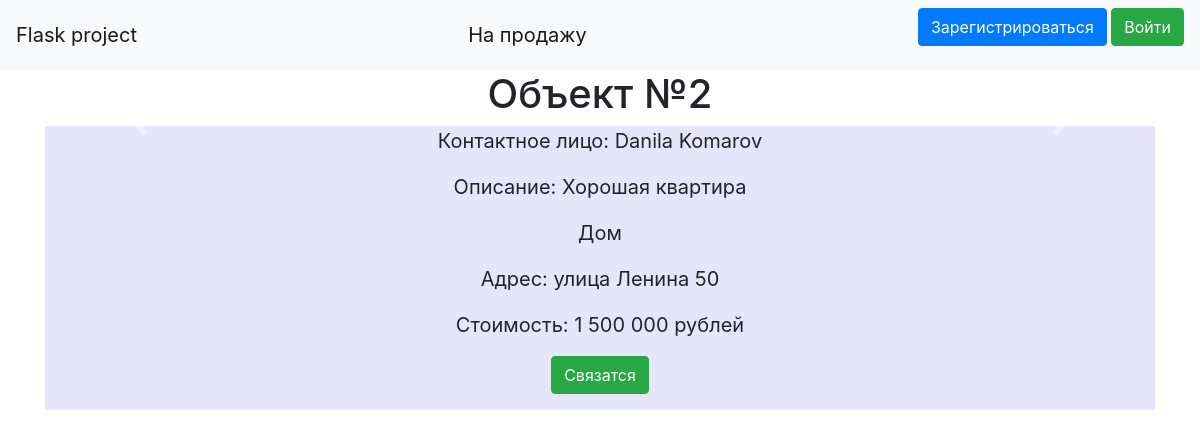
/realty/2, run on an earlier commit of the app's database.
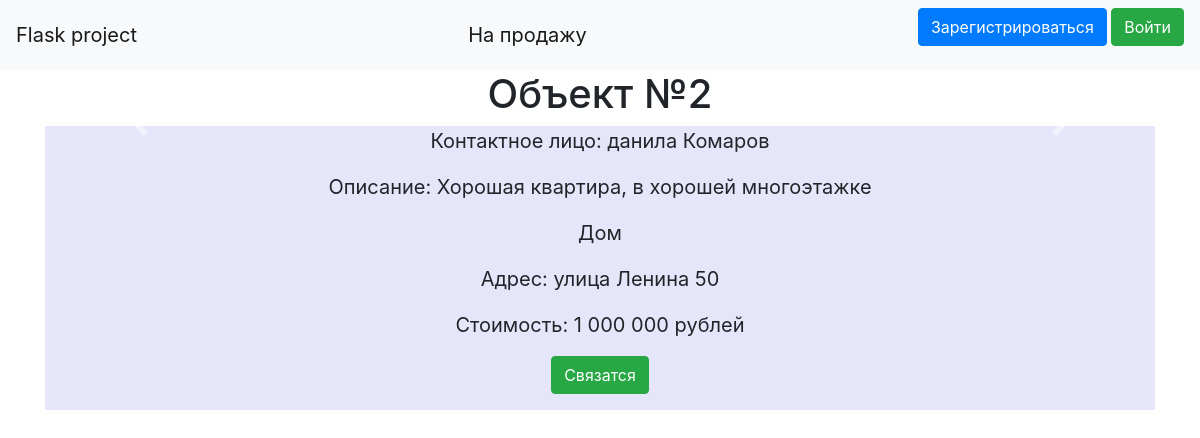
And on a later commit of the database.
### data/realties.py (models this page shows)
class Realties(SqlAlchemyBase):
    __tablename__ = 'realties'
    id = sqlalchemy.Column(sqlalchemy.Integer, primary_key=True, autoincrement=True)
    photo = sqlalchemy.Column(sqlalchemy.String, nullable=True)
    realtor = sqlalchemy.Column(sqlalchemy.Integer, sqlalchemy.ForeignKey("users.id"))
    house = sqlalchemy.Column(sqlalchemy.String)
    desc = sqlalchemy.Column(sqlalchemy.Text, nullable=True)
    address = sqlalchemy.Column(sqlalchemy.String)
    cost = sqlalchemy.Column(sqlalchemy.String, nullable=True)
    user = orm.relation('User')

### main.py (the view)
@app.route('/realty/<int:id>')
def realty(id):
    realty = session.query(Realties).filter(Realties.id == id).first()
    user = session.query(User).filter(User.id == realty.realtor).first()
    if user:
        r = ' '.join([user.name, user.surname])
        e = user.email
        p = user.phone
    if realty.photo:
        files = realty.photo.split(',')
    else:
        files = ''
    return render_template('realty.html', realty=realty, realtor=r, files=files, email=e, phone=p)

### templates/realty.html (shortened to what this page needs)
<!DOCTYPE html>
<html>
    <head>
         <link rel="stylesheet" type='text/css' href="/static/css/realty.css">
    </head>
    <body>
        {% extends "base.html" %}
        {% block content %}
            <h1 class="text-center">Объект №{{realty.id}}</h1>
            <div class="container">
                <div id="carousel" class="carousel slide" data-ride="carousel">
                    <a class="carousel-control-prev" href="#carousel" role="button" data-slide="prev">
                        <span class="carousel-control-prev-icon" aria-hidden="true"></span>
                    </a>
                    <a class="carousel-control-next" href="#carousel" role="button" data-slide="next">
                        <span class="carousel-control-next-icon" aria-hidden="true"></span>
                    </a>
                </div>
            </div>
            <div class='text-center c'>
                <p>Контактное лицо: {{realtor}}</p>
                <p>Описание: {{realty.desc}}</p>
                {% if realty.house %}
                    <p>Дом</p>
                {% else %}
                    <p>Квартира</p>
                {% endif %}
                <p>Адрес: {{realty.address}}</p>
                <p>Стоимость: {{realty.cost}} рублей</p>
                <p onclick="show('{{email}}', '{{phone}}')" class="btn btn-success">Связатся</p>
            </div>
        {% endblock %}

What changed in the data, as far as the page shows it:
changed Realties "улица Ленина 50": desc "Хорошая квартира" → "Хорошая квартира, в хорошей многоэтажке"; cost "1 500 000" → "1 000 000"
Also different on the page:
{{ realtor }}: "Danila Komarov" → "данила Комаров"
